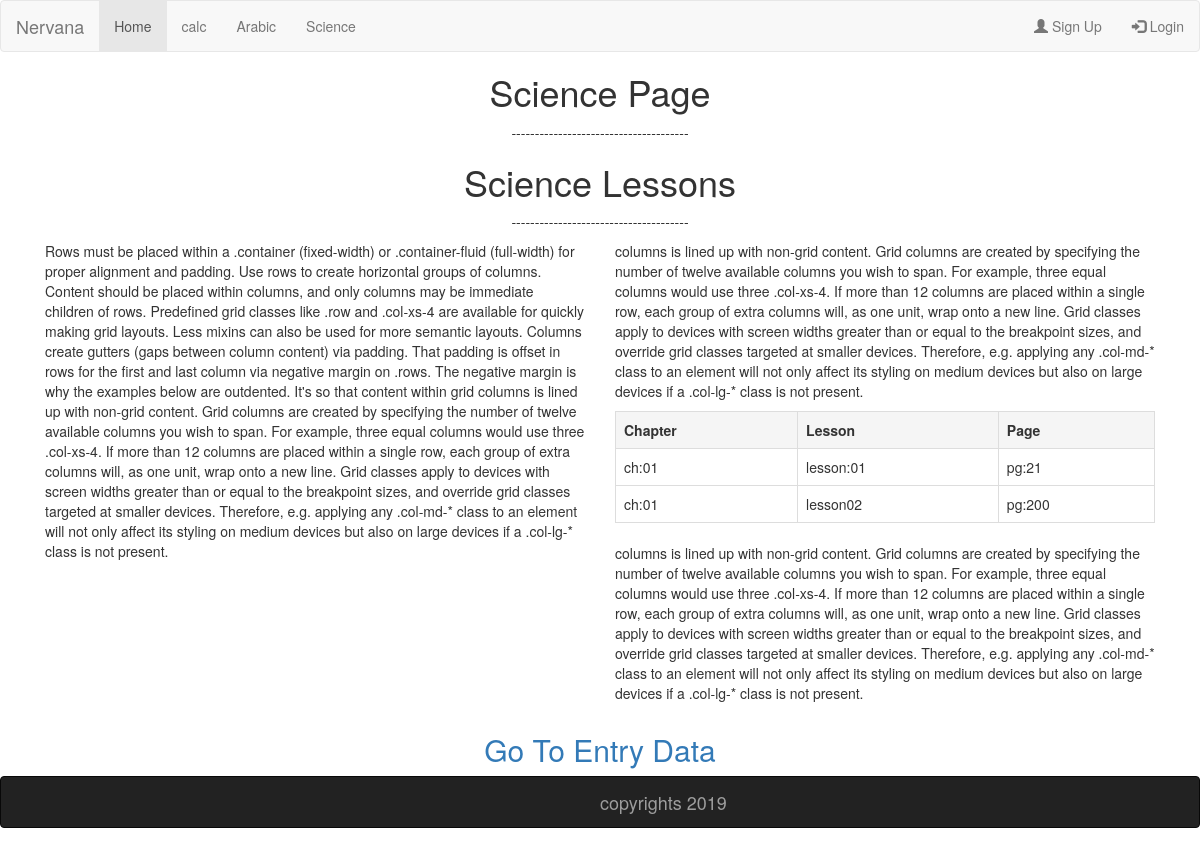
The app's page /science/ with its own data.
### science/models.py (models this page shows)
class book(models.Model):
    chapter=models.CharField(max_length=250)
    lesson=models.CharField(max_length=250)
    page=models.CharField(max_length=250)

### science/views.py (the view)
# urls.py: path('',views.index)
def index(request):
    posts=book.objects.all()
    return render(request,'base.html',{'posts':posts})

### science/templates/base.html (shortened to what this page needs)
{% extends 'science.html' %}
{%block content%}
<div class="container">
  <div class="raw">
      <div class="col-xs-6 col-md-6">
<p>Rows must be placed within a .container (fixed-width) or .container-fluid (full-width) for proper alignment and padding.
    Use rows to create horizontal groups of columns.
    Content should be placed within columns, and only columns may be immediate children of rows.
    Predefined grid classes like .row and .col-xs-4 are available for quickly making grid layouts. Less mixins can also be used for more semantic layouts.
    Columns create gutters (gaps between column content) via padding. That padding is offset in rows for the first and last column via negative margin on .rows.
    The negative margin is why the examples below are outdented. It's so that content within grid columns is lined up with non-grid content.
    Grid columns are created by specifying the number of twelve available columns you wish to span. For example, three equal columns would use three .col-xs-4.
    If more than 12 columns are placed within a single row, each group of extra columns will, as one unit, wrap onto a new line.
    Grid classes apply to devices with screen widths greater than or equal to the breakpoint sizes, and override grid classes targeted at smaller devices. Therefore, e.g. applying any .col-md-* class to an element will not only affect its styling on medium devices but also on large devices if a .col-lg-* class is not present.    </p>
      </div>
      <div class="col-xs-6 col-md-6">
        <p>  columns is lined up with non-grid content. Grid columns are created by specifying the number of twelve available columns you wish to span. For example, three equal columns would use three .col-xs-4. If more than 12 columns are placed within a single row, each group of extra columns will, as one unit, wrap onto a new line. Grid classes apply to devices with screen widths greater than or equal to the breakpoint sizes, and override grid classes targeted at smaller devices. Therefore, e.g. applying any .col-md-* class to an element will not only affect its styling on medium devices but also on large devices if a .col-lg-* class is not present.</p>
        <table class="table table-bordered" >
    <tr class="active">
        <th> Chapter </th>
        <th>Lesson </th>
        <th>Page</th>
    </tr>
    {% for post in posts    %}
    <tr>
        <td> {{post.chapter}} </td>
        <td>{{post.lesson}} </td>
          <td >{{post.page}} </td>
    </tr>
    {%endfor%}
</table>
<p> columns is lined up with non-grid content. Grid columns are created by specifying the number of twelve available columns you wish to span. For example, three equal columns would use three .col-xs-4. If more than 12 columns are placed within a single row, each group of extra columns will, as one unit, wrap onto a new line. Grid classes apply to devices with screen widths greater than or equal to the breakpoint sizes, and override grid classes targeted at smaller devices. Therefore, e.g. applying any .col-md-* class to an element will not only affect its styling on medium devices but also on large devices if a .col-lg-* class is not present.</p>
</div>
</div>
</div>
{%endblock%}

### records on screen
book: chapter "ch:01", lesson "lesson:01", page "pg:21"
book: chapter "ch:01", lesson "lesson02", page "pg:200"
